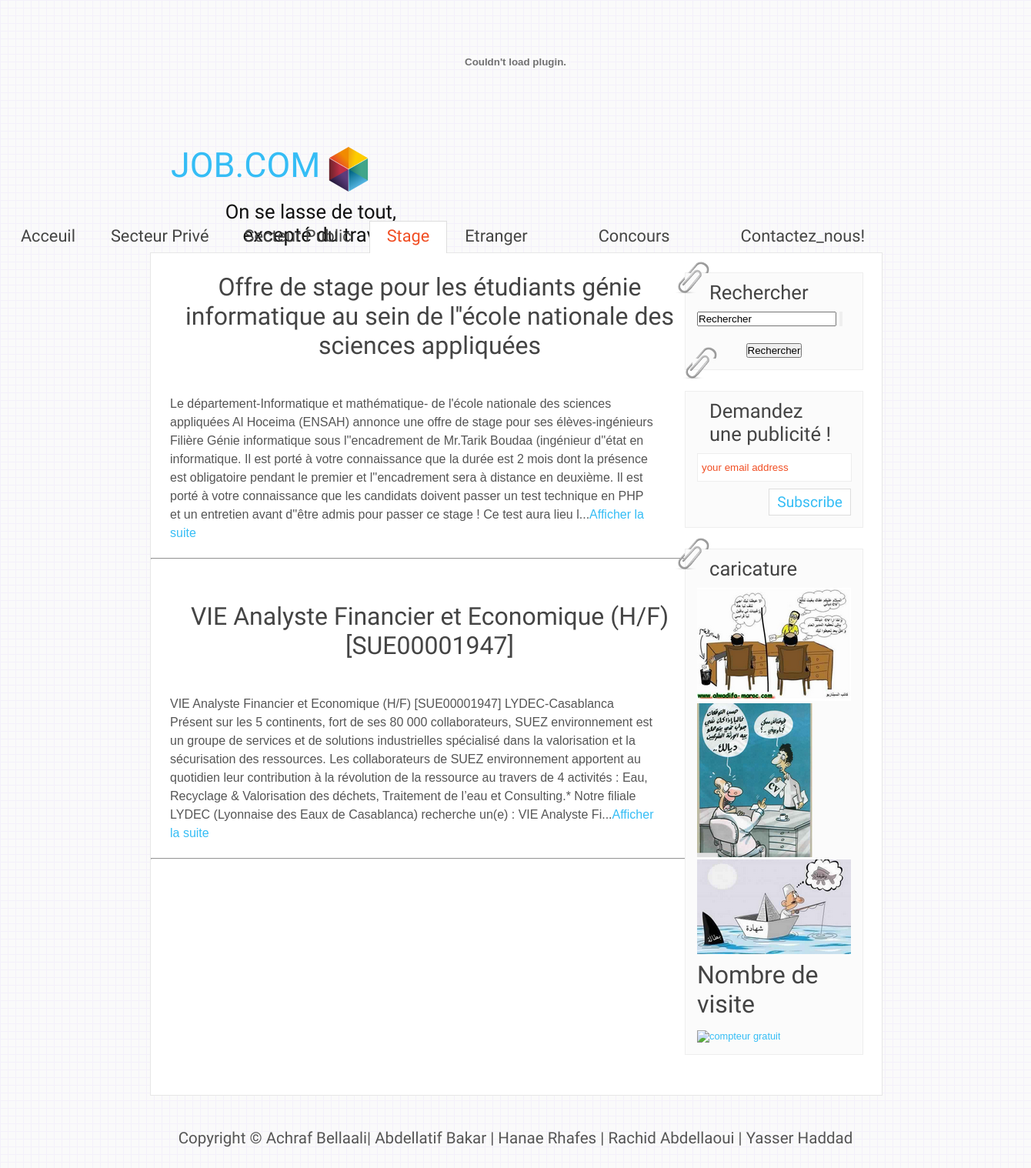
Screenshot of /stage/stage.php with the database file from the repository.
### tables this page shows
CREATE TABLE IF NOT EXISTS `article` (
  `id_article` int(11) NOT NULL AUTO_INCREMENT COMMENT 'critere de classement dans notre BD+cle primaire de notre BD',
  `date_ajout` datetime NOT NULL COMMENT 'date d''ajout a la BD',
  `categorie` varchar(30) NOT NULL COMMENT 'secteur_publique||secteur_prive||etranger||stage||concour_ecole',
  `titre` text NOT NULL COMMENT 'peut etre en n''importe quelle langue',
  `logo` blob COMMENT 'BLOB et LONGBLOB deux types images, mais ils alourdissent la BD !',
  `contenu` text NOT NULL,
  `demo` varchar(600) NOT NULL,
  PRIMARY KEY (`id_article`)
);

### stage/stage.php (the view, shortened to what this page needs)
<!DOCTYPE HTML>
<html>
<head>
  <link rel="stylesheet" type="text/css" href="../style/style.css" />
</head>
<center>
	<a href="iPhone6Info.html" target="_blank">
		<embed src="../fichier_flash/iPhone6.swf" title="Découvrir le nouveau iPhone 6" width="1330" height="160"> </embed>
	</a>
</center>
  <div id="main">
    <div id="header">
      <div id="logo">
       <img src="../image/PICTO_PHRASEANET.png"> <h1><a href="../index.php">JOB.COM</a></h1>
        <div class="slogan">On se lasse de tout, excepté du travail </div>
      </div>
      <div id="menubar">
        <ul id="menu">
          <li><a href="../index.php">Acceuil</a></li>
          <li><a href="../secteur_prive/secteur_prive.php">Secteur Privé</a></li>
          <li><a href="../secteur_public/secteur_public.php">Secteur Public</a></li>
          <li class="current"><a href="../stage/stage.php">Stage</a></li>
          <li><a href="../etranger/etranger.php">Etranger</li>
          <li><a href="../concours/concours.php">Concours</li>
          <li><a href="../contact_us/contact_us.php">Contactez_nous!</a></li>
        </ul>
      </div>
    </div>
<body>
    <div id="site_content">
      <div id="sidebar_container">
        <img class="paperclip" src="../style/paperclip.png" alt="paperclip" />
        <div class="sidebar">
        <h3>Rechercher</h3>
       <div class="bloc-rechercher">
    	<form name="form_search" action="https://www.google.com">
            <p><input type="text" onfocus="this.value = '';" value="Rechercher" name="query">
                <input type="submit" value="" class="send" name=""> </p>
                <center>
                  <button>
                    Rechercher
                  </button>
                </center>
        </form>
    </div>
        <img class="paperclip" src="../style/paperclip.png" alt="paperclip" /></div>
        <div class="sidebar">
          <h3>Demandez une publicité !</h3>
          <form method="post" action="mailto:hanae.ghafes@gmail.com" id="subscribe">
            <p style="padding: 0 0 9px 0;"><input class="search" type="text" name="email_address" value="your email address" onclick="javascript: document.forms['subscribe'].email_address.value=''" /></p>
            <p><input class="subscribe" name="subscribe" type="submit" value="Subscribe" /></p>
          </form>
        </div>
        <img class="paperclip" src="../style/paperclip.png" alt="paperclip" />
        <div class="sidebar">
          <h3>caricature</h3>
         <a href="../caricature/caricature.php"><img src="../image/tn_Capture.png"  alt="paperclip">
          <a href="../caricature/caricature1.PHP"><img src="../image/tn_ss.png"  alt="paperclip">
     <a href="../caricature/caricature2.PHP"><img src="../image/tn_chahada.png"  alt="paperclip">
   <div class="bloc-right new">
	<h1>Nombre de visite</h1>
<a href="http://www.compteurdevisite.com" title="compteur gratuit"><img src="http://counter1.bestfreecounterstat.com/private/compteurdevisite.php?c=f0f65c609b6b5e2eeac068afa428b0b7" border="0" title="compteur gratuit" alt="compteur gratuit"></a>
</div>
        </div>
      </div>
      <div id="content">
		<?php
      $bd=new PDO('mysql:host=localhost; dbname=site_recrutement', 'root','');
      try {
        $bd = new PDO('mysql:host=localhost; dbname=site_recrutement', 'root', '');
      } catch (Exception $e) {
        die('Erreur : '. $e->getMessage());
      }
      $result= $bd->query('select * from article where categorie="stage";');
      while($donnees=$result->fetch()){
        echo "<h1>".utf8_encode($donnees['titre'])."</h1>"."<br/>";
        echo "<p>".utf8_encode($donnees['demo']) ;
        $i=$donnees[0];
        echo '...<a href="../article/article.php?n='.$i.'">Afficher la suite</a></p><br/>';
        echo "<hr/>";
        echo "<br/><br/>";
      }
  ?>
      </div>
    </div>
  </div>
  <footer>
    <center>
      <p>Copyright &copy; Achraf Bellaali|
        Abdellatif Bakar |
        Hanae Rhafes |
        Rachid Abdellaoui |
        Yasser Haddad
      </p>
    </center>
  </footer>
</body>
</html>

### style/style.css (style rules this page uses)
html { height: 100%; }
* { margin: 0; padding: 0; }
body { font: normal .80em 'trebuchet ms', arial, sans-serif; background: #F7F7F7 url(pattern.png) fixed; color: #555; }
p { padding: 0 0 20px 0; line-height: 1.5em; font-size: 107%; }
img { border: 0; }
h1, h2, h3, h4, h5, h6 { font: normal 250% 'Yanone Kaffeesatz', arial, sans-serif; color: #444; margin: 0 0 15px 0; padding: 5px 0 5px 0; }
h3 { font-size: 200%; margin: 0 0 9px 0; color: #444; }
a, a:hover { outline: none; text-decoration: none; color: #35BDF5; }
ul { margin: 2px 0 22px 17px; }
ul li { list-style-type: circle; margin: 0 0 0 0; padding: 0 0 4px 5px; }
#main, #header, #logo, #menubar, #site_content, #footer { margin-left: auto; margin-right: auto; }
#main { width: 950px; margin: 20px auto; }
#header { width: 952px; height: 145px; }
#logo { width: 950px; float: left; height: 100px; background: transparent; padding: 0 0 0px 10px; }
#logo h1 { font: normal 350% 'Yanone Kaffeesatz', arial, sans-serif; padding: 5px 0 0 17px; color: #555; float: left; }
#logo h1 a { color: #35BDF5; text-decoration: none; }
.slogan { float: right; padding-right: 25em; text-align: right; font: 200% 'tangerine', arial; color: #111; }
#menubar { height: 46px; width: 10000px; margin: 0px auto -1px auto; float: right; padding: 0px 0 0 0; }
ul#menu { float: right; }
ul#menu li { float: left; padding: 0 0 0px 0px; list-style: none; margin: 2px 0 0 0; background: transparent; }
ul#menu li a { font: normal 170% 'Yanone Kaffeesatz', sans-serif; text-decoration: none; color: #444; display: block; float: left; height: 20px; padding: 7px 23px 15px 23px; text-align: center; }
ul#menu li.current a { height: 20px; padding: 6px 22px 15px 22px; }
ul#menu li.current a { background: #fff; border: 1px solid #ddd; border-bottom: 0; color: #F14E23; }
#site_content { width: 950px; overflow: hidden; margin: 0 auto 0 auto; padding: 0; background: #fff; border: 1px solid #E7E7E7; }
#sidebar_container { float: right; width: 250px; margin: 25px 0; }
.sidebar { float: right; width: 200px; margin: 0 24px 27px 0; background: #FBFBFB; border: 1px solid #eee; padding: 0 15px 15px 15px; }
.sidebar h3, .content h1 { padding: 10px 15px; margin: 0 1px; }
.sidebar h1 { padding: 5px 0 0 0; }
.paperclip { float: left; position: relative; z-index: 0; vertical-align: middle; margin: -27px 0 -60px -30px; }
#content p { font-family: arial; font-size: medium; text-align: left; width: 630px; padding: 25px 0 5px 25px; margin: 0; }
#content h1 { text-align: center; width: 700px; padding: 25px 0 5px 25px; margin: 0; }
footer { clear: both; width: 100%; font: normal 150% 'yanone kaffeesatz', arial, sans-serif; height: 85px; padding: 20px 0 5px 0; text-align: center; color: #555; background: transparent; margin-bottom: 20px; }
footer p { padding: 0 0 10px 0; }
.search { color: #666; border: 1px solid #eee; margin: 0; padding: 10px 5px; width: 189px; color: #F14E23; }
.subscribe { color: #35BDF5; border: 1px solid #ddd; padding: 5px 10px; background: #fff; float: right; cursor: pointer; margin: 0; font: normal 140% 'Yanone Kaffeesatz', sans-serif; }

### rows the page displays
article: titre "Offre de stage pour les étudiants génie informatique au sein de l''école nationale des sciences appliquées", demo "Le département-Informatique et mathématique- de l'école nationale des sciences appliquées Al Hoceima (ENSAH) annonce une offre de stage pour ses élèves-ingénieurs Filière Génie informatique sous l''encadrement de Mr.Tarik Boudaa (ingénieur d''état en informatique. Il est porté à votre connaissance que la durée est 2 mois dont la présence est obligatoire pendant le premier et l''encadrement sera à distance en deuxième. Il est porté à votre connaissance que les candidats doivent passer un test technique en PHP et un entretien avant d''être admis pour passer ce stage ! Ce test aura lieu l"
article: titre "VIE Analyste Financier et Economique (H/F)[SUE00001947]", demo "VIE Analyste Financier et Economique (H/F) [SUE00001947] LYDEC-Casablanca Présent sur les 5 continents, fort de ses 80 000 collaborateurs, SUEZ environnement est un groupe de services et de solutions industrielles spécialisé dans la valorisation et la sécurisation des ressources. Les collaborateurs de SUEZ environnement apportent au quotidien leur contribution à la révolution de la ressource au travers de 4 activités : Eau, Recyclage & Valorisation des déchets, Traitement de l’eau et Consulting.* Notre filiale LYDEC (Lyonnaise des Eaux de Casablanca) recherche un(e) : VIE Analyste Fi"
